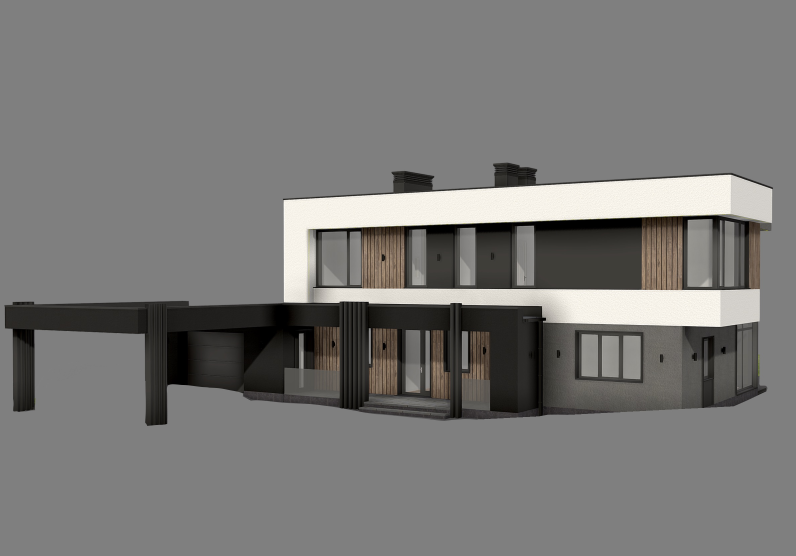
//> input picture input/шад.jpg, 2388 x 1668 px (shown at 1/3 size)
$ ./img2sketch 'input/шад.jpg'   (built with g++ and OpenCV 4)
//> lines starting //> are read from the running program, lines starting //| are printed output that depends on the picture; after the words box and inside, x2 and y2 are one past the last pixel; in counts of white or black regions, pixels touching at a corner belong together
// img2sketch.cpp      --- C++17 port of img2sketch.py v0.2
//
// g++ -std=c++17 -O3 -Wall -Wextra -march=native img2sketch.cpp -o img2sketch `pkg-config --cflags --libs opencv4`
//
// ./img2sketch --image <image> --out_dir <output_dir>
//
// ---------------------------------------------------------------------------
//  * Requires OpenCV 4.x (with ximgproc) and C++17.
//  * Perlin-noise jitter was unused in the Python source, so it is omitted
//    here.  If you later want it, drop in a small 1-D noise function and
//    modulate line vertices before drawing.
// ---------------------------------------------------------------------------
// Author: Dmitry Tetkin (2025)


#include <opencv2/opencv.hpp>
#include <opencv2/ximgproc.hpp>
#include <filesystem>
#include <iostream>
#include <vector>
#include <queue>
#include <cmath>
#include <random>

// ---------------------------------------------------------------------------
//                              Data structures
// ---------------------------------------------------------------------------

struct Point {
    int  x = 0, y = 0;
    bool value = false;

    Point() = default;
    Point(int xx, int yy, bool v = false) : x(xx), y(yy), value(v) {}

    operator bool() const noexcept { return value; }
};

struct Line {
    Point start, end;
    double slope = 0.0;
    double bias  = 0.0;

    Line() = default;
    Line(const Point& s, const Point& e) : start(s), end(e) {
        updateParams();
    }

    void updateEnd(const Point& e) {
        end = e;
        updateParams();
    }

    int manhattan() const {
        return std::abs(start.x - end.x) + std::abs(start.y - end.y);
    }

    static double slopeBetween(const Point& a, const Point& b) {
        return (b.x == a.x) ? std::numeric_limits<double>::max()
                            : static_cast<double>(b.y - a.y) /
                              static_cast<double>(b.x - a.x);
    }

    static double biasOf(const Point& anchor, double m) {
        return anchor.y - m * anchor.x;
    }

    // K-distance test (same as Python)
    static double kDistance(const Point& A, const Point& B,
                            const Point& C, double penalty = 1000.0) {
        double ABx = B.x - A.x, ABy = B.y - A.y;
        double ACx = C.x - A.x, ACy = C.y - A.y;
        double ab2 = ABx * ABx + ABy * ABy;
        if (ab2 == 0.0) return penalty;

        double t = (ACx * ABx + ACy * ABy) / ab2;
        if (t <= 1.0) return penalty;

        double dist = std::abs(ABx * ACy - ABy * ACx) / std::sqrt(ab2);
        return dist;
    }

private:
    void updateParams() {
        slope = slopeBetween(start, end);
        bias  = biasOf(start, slope);
    }
};

// ---------------------------------------------------------------------------
//  Matrix helper that wraps the binary edge map the same way the Python
//  class did.
// ---------------------------------------------------------------------------

class Matrix {
public:
    explicit Matrix(const cv::Mat& edges) :
        w_(edges.cols), h_(edges.rows),
        data_(h_, std::vector<Point>(w_))
    {
        for (int y = 0; y < h_; ++y)
            for (int x = 0; x < w_; ++x)
                data_[y][x] = Point(x, y, edges.at<uchar>(y, x) > 0);
    }

    Point& operator()(int x, int y)             { return data_[y][x]; }
    const Point& operator()(int x, int y) const { return data_[y][x]; }

    int width()  const noexcept { return w_; }
    int height() const noexcept { return h_; }

    // 8-neighbours excluding ‘krome’
    std::vector<Point*> neighbours(Point& p, const Point& krome) {
        static const int dx[8] = {-1, 0, 1, -1, 1, -1, 0, 1};
        static const int dy[8] = {-1,-1,-1,  0, 0,  1, 1, 1};

        std::vector<Point*> out;
        for (int k = 0; k < 8; ++k) {
            int nx = p.x + dx[k], ny = p.y + dy[k];
            if (inside(nx, ny) && data_[ny][nx] &&
                !(nx == krome.x && ny == krome.y))
            {
                out.push_back(&data_[ny][nx]);
            }
        }
        return out;
    }

    // 4 neighbours “boarded” version (E, SW, S, SE)
    std::vector<Point*> boarded(Point& p) {
        static const int dx[4] = { 1,-1, 0, 1};
        static const int dy[4] = { 0, 1, 1, 1};

        std::vector<Point*> out;
        for (int k = 0; k < 4; ++k) {
            int nx = p.x + dx[k], ny = p.y + dy[k];
            if (inside(nx, ny) && data_[ny][nx]) out.push_back(&data_[ny][nx]);
        }
        return out;
    }

private:
    bool inside(int x, int y) const noexcept {
        return (0 <= x && x <  w_) && (0 <= y && y < h_);
    }

    int w_, h_;
    std::vector<std::vector<Point>> data_;
};

// ---------------------------------------------------------------------------
//  Image helpers
// ---------------------------------------------------------------------------

cv::Mat toNormalMap(const cv::Mat& gray, float strength = 1.0f) {
    cv::Mat gray32;
    gray.convertTo(gray32, CV_32F, 1.0 / 255.0);

    cv::Mat gx, gy;
    cv::Sobel(gray32, gx, CV_32F, 1, 0, 5);
    cv::Sobel(gray32, gy, CV_32F, 0, 1, 5);

    gx *= strength;
    gy *= strength;

    cv::Mat normal;
    std::vector<cv::Mat> ch = { -gx, -gy, cv::Mat::ones(gray.size(), CV_32F) };
    cv::merge(ch, normal);
    cv::normalize(normal, normal, 0.0, 1.0, cv::NORM_MINMAX);

    normal.convertTo(normal, CV_8UC3, 255.0);
    return normal;
}

cv::Mat extractEdges(const cv::Mat& gray) {
    cv::Mat edges;
    cv::Canny(gray, edges, 30, 350);

    // Thinning if available
    if (cv::ximgproc::thinning) {
        cv::Mat thin;
        cv::ximgproc::thinning(edges, thin);
        return thin;
    }
    return edges;
}

// ---------------------------------------------------------------------------
//  Line-extraction port (DFS similar to Python recursion, but iterative)
// ---------------------------------------------------------------------------

static constexpr int MIN_LINE_LEN = 10;

std::vector<Line> extractLines(const cv::Mat& edges) {
    Matrix M(edges);
    std::vector<Line> lines;
    std::cout << "Extracting lines …\n";

    for (int y = 0; y < M.height(); ++y) {
        for (int x = 0; x < M.width(); ++x) {
            Point& p = M(x, y);
            if (!p) continue;

            auto boarded = M.boarded(p);
            for (Point* nb : boarded) {

                // Non-recursive DFS that mimics go_by_line
                Line candidate(p, *nb);
                Point* cur = nb;
                Point* prev = &p;

                while (cur) {
                    candidate.updateEnd(*cur);
                    auto neighbs = M.neighbours(*cur, *prev);
                    prev = cur;

                    if (neighbs.empty()) {
                        cur->value = false;
                        break;
                    }
                    if (neighbs.size() == 1) {
                        cur->value = false;
                        cur = neighbs[0];
                        continue;
                    }

                    // choose neighbour producing smallest k-distance
                    double best = 1e9;
                    Point* next = nullptr;
                    for (Point* n : neighbs) {
                        double d = Line::kDistance(candidate.start,
                                                    *cur, *n);
                        if (d < best) { best = d; next = n; }
                    }
                    if (best > 0.75) break;
                    cur = next;
                }

                if (candidate.manhattan() >= MIN_LINE_LEN)
                    lines.emplace_back(candidate);
            }
        }

        std::cerr << "\r" << std::fixed << std::setprecision(1)
                  << 100.0 * y / M.height() << "% " << std::flush;
    }
    std::cerr << "\r100%   \n";
    return lines;
}

// Clip infinite line to a rectangle
std::pair<Point,Point> clipToRect(double slope, double bias,
                                  int W, int H) {
    std::vector<Point> ps;

    double y0 = bias, yW = slope * W + bias;
    if (0 <= y0 && y0 <= H) ps.emplace_back(0, static_cast<int>(y0), true);
    if (0 <= yW && yW <= H) ps.emplace_back(W, static_cast<int>(yW), true);

    if (slope != 0.0) {
        double x0 = -bias / slope;
        double xH = (H - bias) / slope;
        if (0 <= x0 && x0 <= W) ps.emplace_back(static_cast<int>(x0), 0, true);
        if (0 <= xH && xH <= W) ps.emplace_back(static_cast<int>(xH), H, true);
    }
    if (ps.size() < 2)
        throw std::runtime_error("Line does not cross rectangle.");

    std::sort(ps.begin(), ps.end(),
              [](const Point& a, const Point& b){ return a.x < b.x; });
    return {ps.front(), ps.back()};
}

// Add sketch-style long support strokes
std::vector<Line> addSupportLines(std::vector<Line>& base,
                                  const cv::Size& sz,
                                  int count = 30,
                                  std::pair<double,double> shiftRange={2,5})
{
    std::sort(base.begin(), base.end(),
              [](const Line& a, const Line& b){
                  return a.manhattan() > b.manhattan();
              });

    std::vector<Line> supports;
    std::mt19937 rng{std::random_device{}()};
    std::uniform_real_distribution<> rnd(shiftRange.first, shiftRange.second);

    const int minDist = 10;

    for (int i = 0; i < count && i < (int)base.size(); ++i) {

        // skip if too close to earlier supports
        bool skip = false;
        if (i > 3) {
            for (int j = 0; j < i; ++j) {
                if (std::abs(base[i].start.x - base[j].start.x) < minDist &&
                    std::abs(base[i].start.y - base[j].start.y) < minDist)
                { skip = true; break; }
            }
        }
        if (skip) continue;

        Line ln = base[i];
        Point s = (ln.start.x < ln.end.x) ? ln.start : ln.end;
        Point e = (ln.start.x >= ln.end.x) ? ln.start : ln.end;

        int shift = static_cast<int>(rnd(rng) *
                    std::min(sz.width, sz.height));

        if (shift > std::abs(shift * ln.slope)) {
            s.x -= shift; s.y -= int(shift * ln.slope);
            e.x += shift; e.y += int(shift * ln.slope);
        } else {
            s.x -= int(shift / ln.slope); s.y -= shift;
            e.x += int(shift / ln.slope); e.y += shift;
        }

        auto clipped = clipToRect(ln.slope, ln.bias,
                                  sz.width-1, sz.height-1);
        if (s.x < 0 || s.x >= sz.width || s.y < 0 || s.y >= sz.height)
            s = clipped.first;
        if (e.x < 0 || e.x >= sz.width || e.y < 0 || e.y >= sz.height)
            e = clipped.second;

        supports.emplace_back(s, e);
    }
    return supports;
}

// Render primitives onto a BGR canvas
cv::Mat renderLines(const cv::Size& sz, std::vector<Line>& lines,
                    const cv::Scalar& lineColor    = {0,0,0},
                    const cv::Scalar& bgColor      = {235,250,250},
                    int  thick                     = 6,
                    int  supportThick              = 1)
{
    cv::Mat canvas(sz, CV_8UC3, bgColor);

    for (const auto& ln : lines)
        cv::line(canvas,
                 {ln.start.x, ln.start.y},
                 {ln.end.x  , ln.end.y},
                 lineColor, thick, cv::LINE_AA);

    auto support = addSupportLines(lines, sz);
    for (const auto& ln : support)
        cv::line(canvas,
                 {ln.start.x, ln.start.y},
                 {ln.end.x  , ln.end.y},
                 lineColor, supportThick, cv::LINE_AA);

    return canvas;
}

// ---------------------------------------------------------------------------
//                               CLI helpers
// ---------------------------------------------------------------------------

struct Args {
    std::filesystem::path imagePath = "examples/house_realistic.png";
    std::filesystem::path outDir    = "output";
    double strength      = 10.0;
    double mergeAngle    = 60.0;   // kept for parity; not used
    double mergeDist     = 15.0;   // kept for parity; not used
    double jitterAmp     = 0.0;    // kept for parity; not used
};

Args parseArgs(int argc, char** argv) {
//> called with argc = 2
    Args a;
    for (int i = 1; i < argc; ++i) {
        std::string key = argv[i];
        if (key == "--out_dir" && i+1 < argc) a.outDir = argv[++i];
        else if (key == "--strength"  && i+1 < argc) a.strength  = std::stod(argv[++i]);
        else if (key == "--merge_angle" && i+1 < argc) a.mergeAngle = std::stod(argv[++i]);
        else if (key == "--merge_dist"  && i+1 < argc) a.mergeDist  = std::stod(argv[++i]);
        else if (key == "--jitter"      && i+1 < argc) a.jitterAmp  = std::stod(argv[++i]);
        else if (key[0] != '-') a.imagePath = key;   // positional
        else {
            std::cerr << "Unknown option: " << key << "\n";
            std::exit(EXIT_FAILURE);
        }
    }
    return a;
}

// ---------------------------------------------------------------------------
//                                    main
// ---------------------------------------------------------------------------

int main(int argc, char** argv)
{
    std::ios::sync_with_stdio(false);

    Args args = parseArgs(argc, argv);
    std::cout << "Processing " << args.imagePath << " …\n";

    cv::Mat img = cv::imread(args.imagePath.string(), cv::IMREAD_COLOR);
//> img is the input picture: 1668 rows x 2388 cols, CV_8UC3; mean B, G, R 118.8, 120.3, 121.3
    if (img.empty()) {
        std::cerr << "Could not read image\n";
        return EXIT_FAILURE;
    }

    cv::Mat gray;
    cv::cvtColor(img, gray, cv::COLOR_BGR2GRAY);

    cv::Mat edges = extractEdges(gray);
//> in extractEdges, `cv::Canny(gray, edges, 30, 350);`:
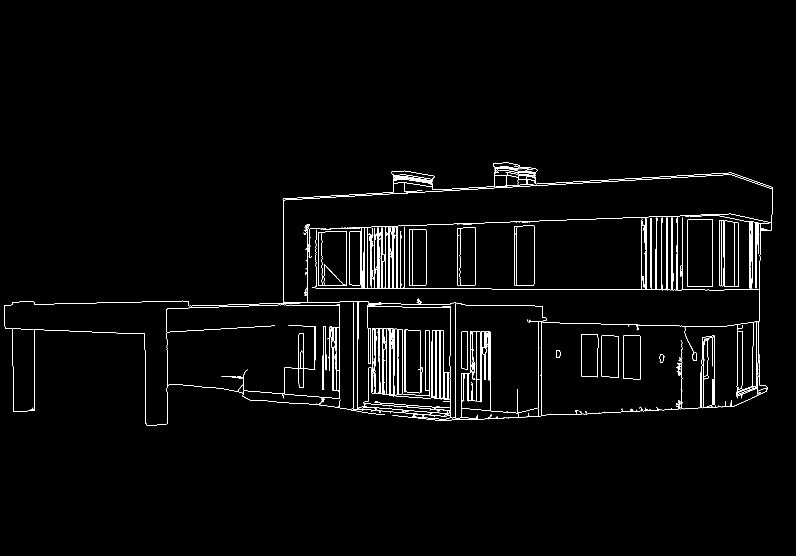
//> edges: 1668 rows x 2388 cols, CV_8UC1 (shown at 1/3 size); 1.4% white in thin lines or dots, all inside (x1, y1, x2, y2) = (13, 488, 2319, 1278)
    auto lines    = extractLines(edges);
//> after the loop in Matrix, `for (int y = 0; y < h_; ++y)`: data_ = 1668 items
//> after the loop in extractLines, `for (int y = 0; y < M.height(); ++y)`: lines = 762 items
//> lines = 762 items

    std::filesystem::create_directories(args.outDir);
    cv::imwrite((args.outDir / (args.imagePath.stem().string()+"_edges.png")).string(),
                edges);

    cv::Mat sketch = renderLines(edges.size(), lines);
//> in renderLines, `cv::Mat canvas(sz, CV_8UC3, bgColor);`:
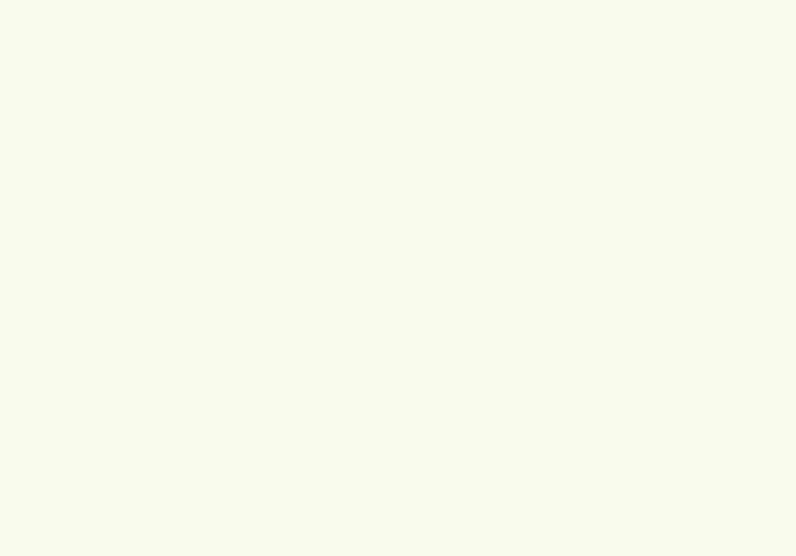
//> canvas: 1668 rows x 2388 cols, CV_8UC3 (shown at 1/3 size); mean B, G, R 235, 250, 250
//> after the loop in renderLines, `for (const auto& ln : lines)`:
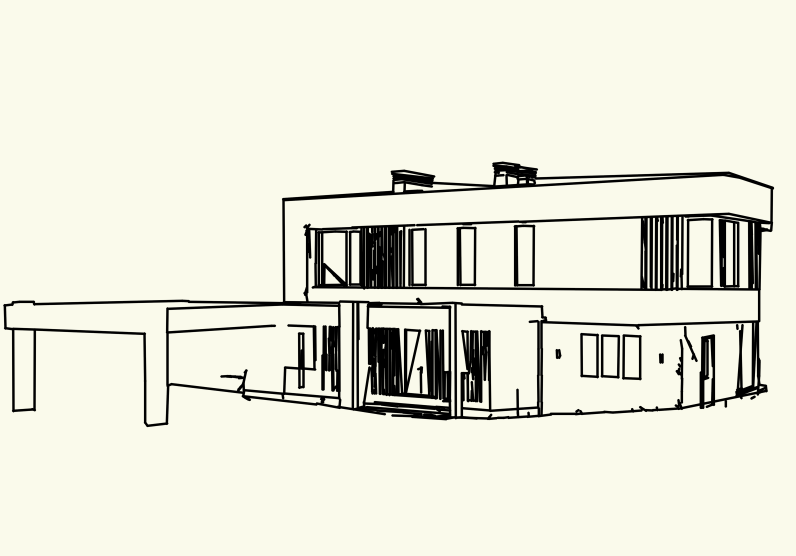
//> canvas: 1668 rows x 2388 cols, CV_8UC3 (shown at 1/3 size); 9.05% of pixels changed, all inside (x1, y1, x2, y2) = (9, 484, 2323, 1282)
//> the loop in addSupportLines, `for (int i = 0; i < count && i < (int)base.size(); ++i)` made 30 passes
//> (skip, shift, y0 in clipToRect, yW in clipToRect, x0 in clipToRect, xH in clipToRect, ln.slope, ln.bias) on passes 5 to 14: (false, 7137, 914.3, 860.5, 40594.8, -33420, -0.0225, 914.3), (false, 6046, 1034.2, 960.4, 33469.5, -20480.6, -0.0309, 1034.2), (false, 7813, 945, 854.8, 25006.4, -19105, -0.0378, 945), (false, 4803, 653.4, 494.8, 9831.1, -15249.6, -0.0665, 653.4), (false, 7920, -468994, 352134, 1363.4, 1368.2, 344, -468994), (false, 4944, 984, 1077.7, -25053, 17391.4, 0.0393, 984), (false, 6929, 1029, 876.5, 16104.1, -9984.5, -0.0639, 1029), (false, 3769, -341061, 420392, 1069.2, 1074.4, 319, -341061), (false, 8241, 338728, -422725, 1061.8, 1056.6, -319, 338728), (false, 5878, 1642.2, 1154, 8028.8, -121, -0.205, 1642.2)
//> (shift, y0 in clipToRect, yW in clipToRect, x0 in clipToRect, xH in clipToRect, ln.slope, ln.bias, slope in updateParams) on passes 2 to 4: (6756, 853.8, 872.1, -111419.5, 106124, 0.00766, 853.8, 0.00796), (6594, 724.7, 633.3, 18932.1, -24618.2, -0.0383, 724.7, -0.0381), (4104, 582.2, 512.1, 19828.5, -36947.6, -0.0294, 582.2, -0.0293)
//> in renderLines, `auto support = addSupportLines(lines, sz);`: support = 29 items
//> the loop in renderLines, `for (const auto& ln : support)` made 29 passes
//> after the loop in renderLines, `for (const auto& ln : support)`:
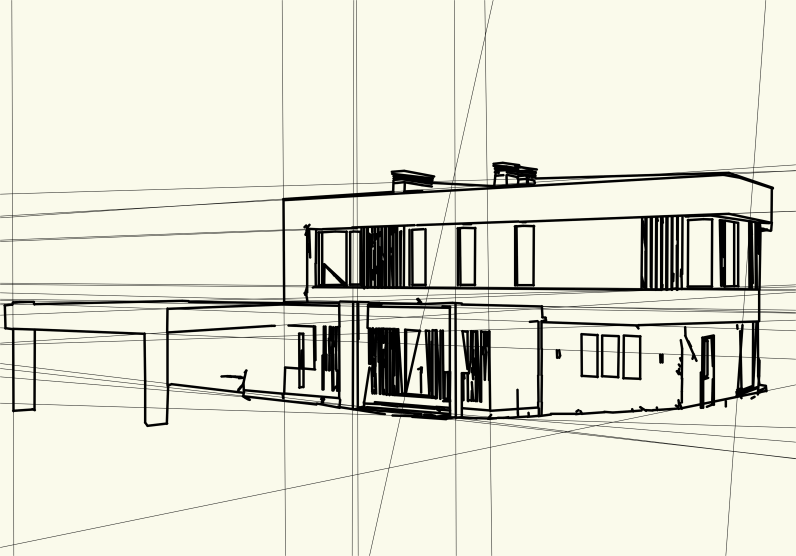
//> canvas: 1668 rows x 2388 cols, CV_8UC3 (shown at 1/3 size); 3.23% of pixels changed, all inside (x1, y1, x2, y2) = (0, 0, 2388, 1668)
    cv::imwrite((args.outDir / (args.imagePath.stem().string()+"_lines.png")).string(),
                sketch);

    std::cout << "Results saved to " << std::filesystem::absolute(args.outDir)
              << "\n";
    return 0;
}
